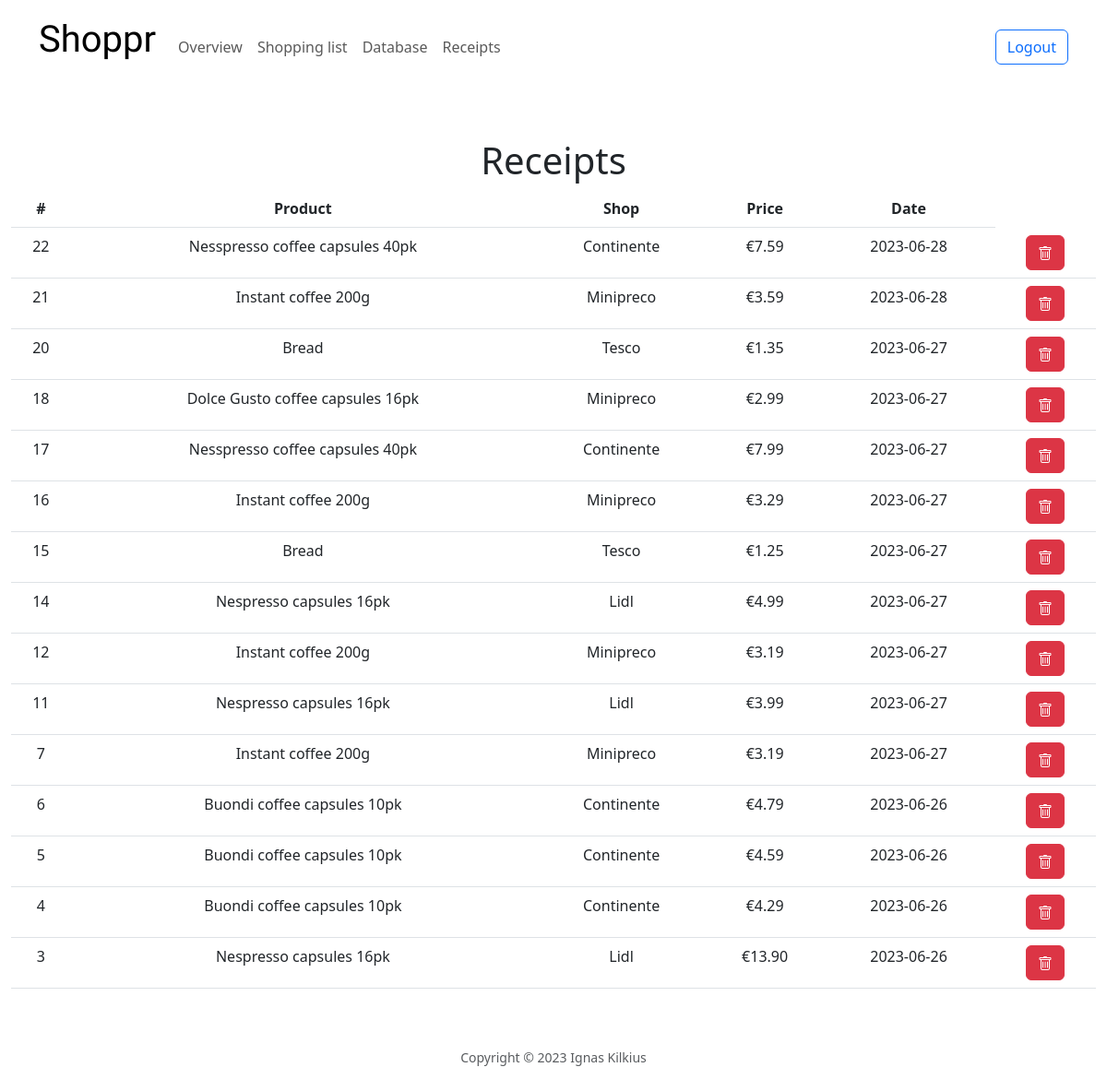
The app's page /receipts (signed in) with its own data.
### tables this page shows
CREATE TABLE receipts (
id INTEGER NOT NULL PRIMARY KEY,
user_id INTEGER NOT NULL,
product_id INTEGER NOT NULL,
date DATETIME NOT NULL DEFAULT CURRENT_DATE, price INTEGER);

CREATE TABLE products(
id INTEGER NOT NULL PRIMARY KEY,
name TEXT NOT NULL,
brand TEXT NOT NULL,
shop TEXT NOT NULL,
price INTEGER);

### app.py (the view)
@app.route("/")
@app.route("/receipts")
def receipts():
    user_id = session["user_id"]
    receipt_data = db.execute("SELECT receipts.id, receipts.price, receipts.product_id, products.name, products.shop, receipts.date FROM products INNER JOIN receipts ON products.id=receipts.product_id WHERE receipts.user_id = ? ORDER BY receipts.id DESC", user_id)
    return render_template("receipts.html", receipt_data = receipt_data)

### templates/receipts.html (shortened to what this page needs)
{% extends "layout.html" %}
{% block body %}
<h1>Receipts</h1>
<table class="table">
    <thead>
        <th>#</th>
        <th>Product</th>
        <th>Shop</th>
        <th>Price</th>
        <th>Date</th>
    </thead>
    <tbody>
        {% for item in receipt_data %}
            <tr>
                <td>{{ item.id }}</td>
                <td>{{ item.name }}</td>
                <td>{{ item.shop }}</td>
                <td>€{{ "%.2f"|format(item.price) }}</td>
                <td>{{ item.date }}</td>
                <td>
                    <form action="/delete_record">
                        <button class="btn btn-danger" type="submit" name="record" value="{{ item.id }}"></button>
                    </form>
                </td>
            </tr>
        {% endfor %}
    </tbody>
</table>
{% endblock %}

### templates/layout.html (shortened to what this page needs)
<!DOCTYPE html>
<html lang="en">
<head>
    <link href="static/style.css" rel="stylesheet">
    <link href="https://cdn.jsdelivr.net/npm/bootstrap@5.3.0/dist/css/bootstrap.min.css" rel="stylesheet">
</head>
<body>
    <nav class="navbar navbar-expand-lg">
        <div class="container">
          {% if session["user_id"] %}
            <a class="navbar-brand" href="/"><p id="branding">Shoppr</p></a>
            <div class="collapse navbar-collapse" id="navbarNavAltMarkup">
              <div class="navbar-nav">
                <a class="nav-link" href="/">Overview</a>
                <a class="nav-link" href="/shopping_list">Shopping list</a>
                <a class="nav-link" href="/add_items">Database</a>
                <a class="nav-link" href="/receipts">Receipts</a>
              </div>
            </div>
          {% endif %}
          {% if session["user_id"] %}
            <a class="btn btn-outline-primary" href="/logout">Logout</a>
          {% else %}
          <div>
            <a class="btn btn-outline-primary" href="/login">Login</a>
            <a class="btn btn-primary" href="/register">Register</a>
          </div>
          {% endif %}
        </div>
    </nav>
    <main class="container-fluid py-5 text-center">{% block body %}{% endblock %}</main>
    <footer class="mb-5 small text-center text-muted">
        Copyright &copy; 2023 Ignas Kilkius
    </footer>
  </body>
</html>

### static/style.css (style rules this page uses)
.navbar-brand, .brand { font-family: 'Mr Dafoe', cursive; }
#branding { font-size: 200%; }

### records on screen
receipts: id "22", name "Nesspresso coffee capsules 40pk", shop "Continente", price "7.59", date "2023-06-28"
receipts: id "21", name "Instant coffee 200g", shop "Minipreco", price "3.59", date "2023-06-28"
receipts: id "20", name "Bread", shop "Tesco", price "1.35", date "2023-06-27"
receipts: id "18", name "Dolce Gusto coffee capsules 16pk", shop "Minipreco", price "2.99", date "2023-06-27"
receipts: id "17", name "Nesspresso coffee capsules 40pk", shop "Continente", price "7.99", date "2023-06-27"
receipts: id "16", name "Instant coffee 200g", shop "Minipreco", price "3.29", date "2023-06-27"
receipts: id "15", name "Bread", shop "Tesco", price "1.25", date "2023-06-27"
receipts: id "14", name "Nespresso capsules 16pk", shop "Lidl", price "4.99", date "2023-06-27"
receipts: id "12", name "Instant coffee 200g", shop "Minipreco", price "3.19", date "2023-06-27"
receipts: id "11", name "Nespresso capsules 16pk", shop "Lidl", price "3.99", date "2023-06-27"
receipts: id "7", name "Instant coffee 200g", shop "Minipreco", price "3.19", date "2023-06-27"
receipts: id "6", name "Buondi coffee capsules 10pk", shop "Continente", price "4.79", date "2023-06-26"
receipts: id "5", name "Buondi coffee capsules 10pk", shop "Continente", price "4.59", date "2023-06-26"
receipts: id "4", name "Buondi coffee capsules 10pk", shop "Continente", price "4.29", date "2023-06-26"
receipts: id "3", name "Nespresso capsules 16pk", shop "Lidl", price "13.90", date "2023-06-26"
